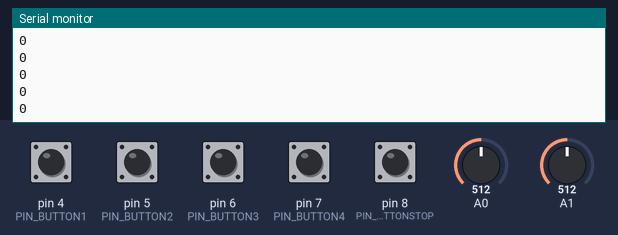
Bench run of a sketch on a simulated Arduino Uno, built with avr-gcc and run on an emulated ATmega328P. Parts: the last lines printed to the serial monitor. The inputs (shaded band) are chosen by the test bench; at power-on: pin 4 (PIN_BUTTON1), pin 5 (PIN_BUTTON2), pin 6 (PIN_BUTTON3), pin 7 (PIN_BUTTON4), pin 8 (PIN_BUTTONSTOP) HIGH, A0 = 512, A1 = 512.

Above: at 1.2 s.
1.3 s: A0 set to 716
At 1.32 s:
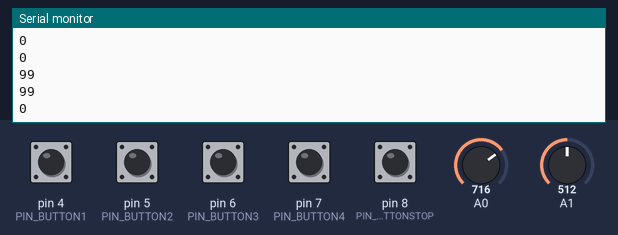
2.8 s: A1 set to 530
At 2.82 s:
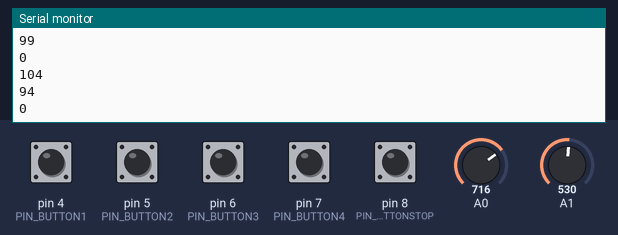
4.3 s: pin 5 (PIN_BUTTON2) pulled LOW for 0.15 s
At 4.32 s:
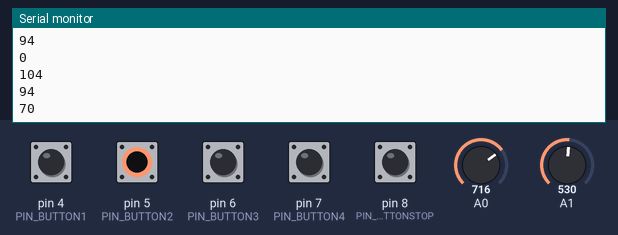
5.9 s: pin 6 (PIN_BUTTON3) pulled LOW for 0.15 s
At 5.92 s:
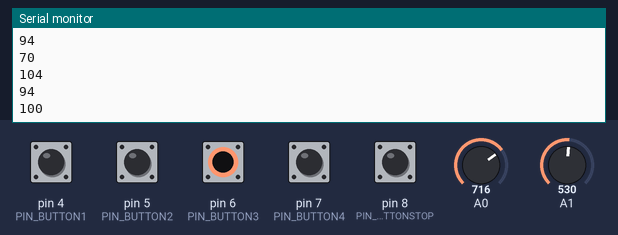
7.5 s: pin 7 (PIN_BUTTON4) pulled LOW for 0.15 s
At 7.52 s:
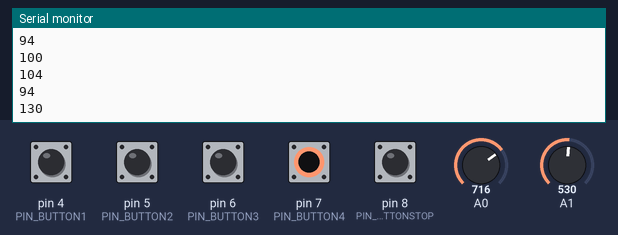
9.1 s: pin 8 (PIN_BUTTONSTOP) pulled LOW for 0.15 s
At 9.63 s:
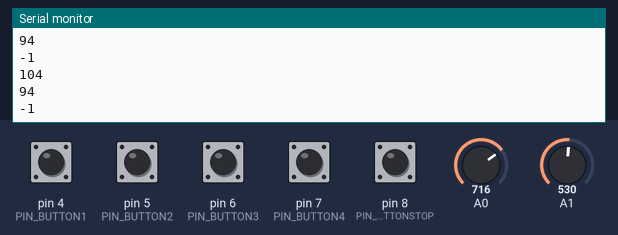
Timing chart, 0 to 11.7 s (numbered marks = the images above; inputs shaded):
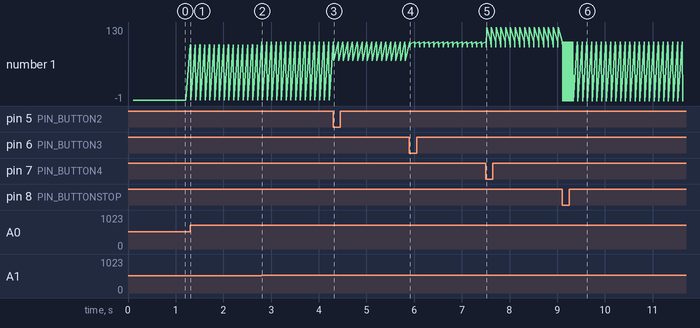

The sketch:

control_bt.ino
```cpp
#include <SoftwareSerial.h>

SoftwareSerial SerialBT(2, 3); // RX | TX

#define PIN_BUTTON1 4
#define PIN_BUTTON2 5
#define PIN_BUTTON3 6
#define PIN_BUTTON4 7
#define PIN_BUTTONSTOP 8

int motorSpeedA = 0;
int motorSpeedB = 0;
int sentido = 0; // 1 <- adelante -1 <- atras

int xAxis;
int yAxis;
int periodo = 100;  //cada cuanto manda datos
unsigned long TiempoAhora = 0;

struct Message {
  int16_t motorSpeedA;
  int16_t motorSpeedB;
  int16_t weaponSpeed;
} message;

void setup() {
  Serial.begin(9600);
  SerialBT.begin(9600);
  configurarBotones();
}

void loop() {

  xAxis = analogRead(A1); // Read Joysticks X-axis
  yAxis = analogRead(A0); // Read Joysticks Y-axis

  setWeaponSpeed();

  if (digitalRead(PIN_BUTTONSTOP) == LOW) {
    message.weaponSpeed = -1;
    sendMessage();
  }

  if (millis() >= TiempoAhora + periodo) {
    TiempoAhora = millis();
    mapAxis();
    sendMessage();
  }
}


void setWeaponSpeed() {
  if (digitalRead(PIN_BUTTON1) == LOW) {
    message.weaponSpeed = 0;
  }
  if (digitalRead(PIN_BUTTON2) == LOW) {
    message.weaponSpeed = 70;
  }
  if (digitalRead(PIN_BUTTON3) == LOW) {
    message.weaponSpeed = 100;
  }
  if (digitalRead(PIN_BUTTON4) == LOW) {
    message.weaponSpeed = 130;
  }
}

void mapAxis() {
  if (yAxis < 500) {

    //ruedas girando hacia atras
    sentido = -1;
    motorSpeedA = map(yAxis, 500, 0, 0, 255);
    motorSpeedB = map(yAxis, 500, 0, 0, 255);
  }
  else if (yAxis > 520) {

    //ruedas girando hacia adelante
    sentido = 1;
    motorSpeedA = map(yAxis, 520, 1023, 0, 255);
    motorSpeedB = map(yAxis, 520, 1023, 0, 255);
  }
  else {
    sentido = 0;
    motorSpeedA = 0;
    motorSpeedB = 0;
  }

  if (xAxis < 500) {
    int xMapped = map(xAxis, 500, 0, 0, 255);
    motorSpeedA = motorSpeedA - xMapped;
    motorSpeedB = motorSpeedB + xMapped;

    if (motorSpeedA < 0) {
      motorSpeedA = 0;
    }
    if (motorSpeedB > 255) {
      motorSpeedB = 255;
    }
  }

  if (xAxis > 520) {
    int xMapped = map(xAxis, 520, 1023, 0, 255);

    // Move right - decrease right motor speed, increase left motor speed
    motorSpeedA = motorSpeedA + xMapped;
    motorSpeedB = motorSpeedB - xMapped;

    if (motorSpeedA > 255) {
      motorSpeedA = 255;
    }
    if (motorSpeedB < 0) {
      motorSpeedB = 0;
    }
  }
  if (motorSpeedA < 30) {
    motorSpeedA = 0;
  }
  if (motorSpeedB < 30) {
    motorSpeedB = 0;
  }
}

void sendMessage() {
  message.motorSpeedA = motorSpeedA * sentido;
  message.motorSpeedB = motorSpeedB * sentido;
  SerialBT.write((const uint8_t *)&message, sizeof(struct Message));
  Serial.println(message.motorSpeedA);
  Serial.println(message.motorSpeedB);
  Serial.println(message.weaponSpeed);
}

void configurarBotones() {
  pinMode(PIN_BUTTON1, INPUT);
  pinMode(PIN_BUTTON2, INPUT);
  pinMode(PIN_BUTTON3, INPUT);
  pinMode(PIN_BUTTON4, INPUT);
}
```

Measured:
- after the input at 1.3 s, the serial monitor: prints a new line at once (image 1)
- after the input at 2.8 s, the serial monitor: prints a new line at once (image 2)
- after the input at 4.3 s, the serial monitor: prints a new line at once (image 3)
- after the input at 5.9 s, the serial monitor: prints a new line at once (image 4)
- after the input at 7.5 s, the serial monitor: prints a new line at once (image 5)
- after the input at 9.1 s, the serial monitor: prints a new line at once (image 6)
- plotted number 1: 0 → 70 after the input at 4.3 s, 70 → 100 after the input at 5.9 s, 100 → 130 after the input at 7.5 s, 130 → -1 after the input at 9.1 s
